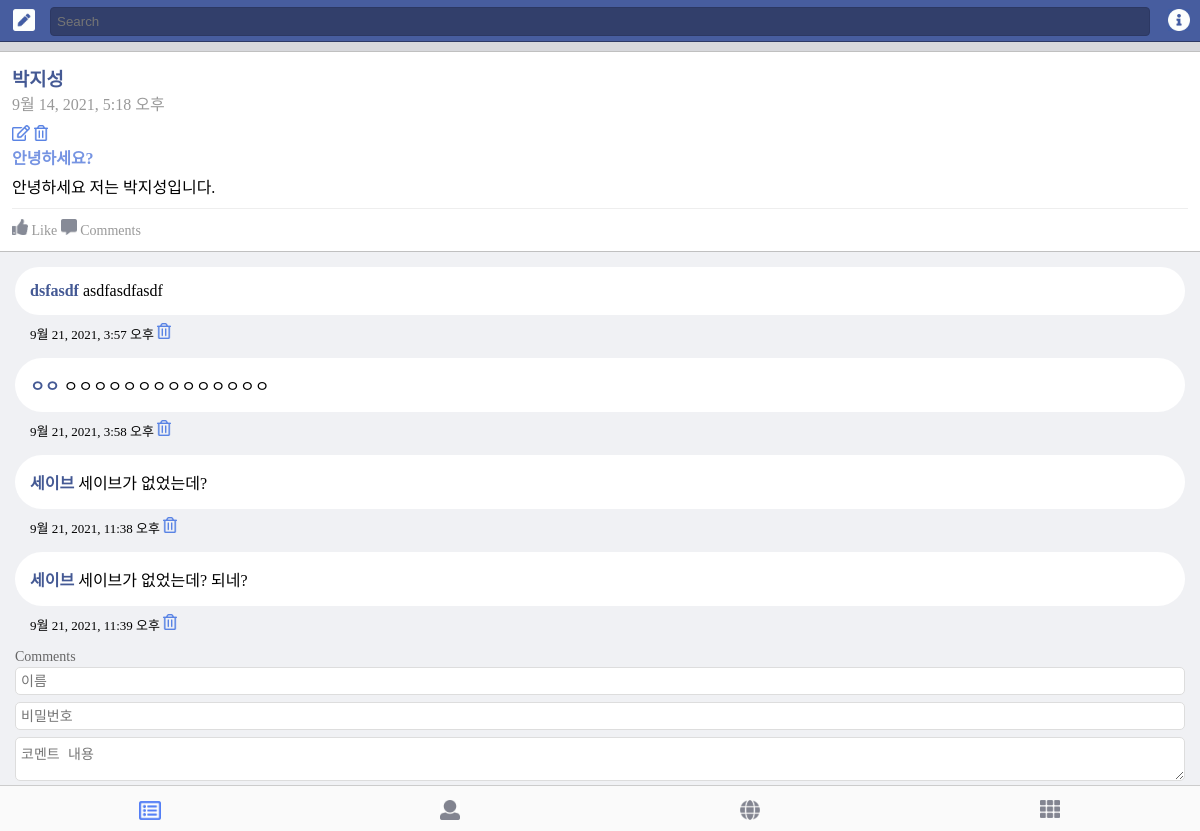
/feed/1/, run on the app's committed database.
### facebook/models.py (models this page shows, shortened)
class Article(models.Model):
    author = models.CharField(max_length=120)
    title = models.CharField(max_length=120)
    text = models.TextField()
    password = models.CharField(max_length=120)
    created_at = models.DateTimeField(auto_now_add=True)

class Comment(models.Model):
    article = models.ForeignKey(
        Article, on_delete=models.CASCADE, related_name='comments')
    author = models.CharField(max_length=120)
    text = models.TextField()
    password = models.CharField(max_length=120)
    created_at = models.DateTimeField(auto_now_add=True)

### facebook/views.py (the view, shortened to what this page needs)
# urls.py: path('feed/<pk>/', detail_feed),
def detail_feed(request, pk):
    article = Article.objects.get(pk=pk)
    return render(request, 'detail_feed.html', {'feed': article})

### facebook/templates/detail_feed.html (shortened to what this page needs)
<html>
<head>
</head>
<body>
    <div class="header">
        <div class="btn1"><a href="/new"><img src="/static/ic_pencil.jpg" width="22px" style="margin: 9px 0 0 13px"></a>
        </div>
        <div class="search">
            <input type="text" class="searchbar" placeholder="Search">
        </div>
        <div class="btn2"><img src="/static/ic_info.jpg" width="22px" style="margin: 9px 0 0 13px"></div>
    </div>
    <div class="container">
        <div class="feed">
            <h3 class="name">{{ feed.author }}</h3>
            <div class="date">{{ feed.created_at }}</div>
            <div><a href="/feed/{{ feed.pk }}/edit"><img src="/static/ic_edit.png" height="16px"></a> <a
                    href="/feed/{{ feed.pk }}/remove"><img src="/static/ic_delete.png" height="16px"></a></div>
            <a class="title">{{ feed.title }}</a>
            <p class="content">{{ feed.text }}</p>
            <div class="accessory">
                <img src="/static/ic_like.jpg" width="16px"> Like
                <a class="comments"><img src="/static/ic_comment.jpg" width="16px"> Comments</a>
            </div>
        </div>
    </div>
    <div class="comment_list">
        {% for comment in feed.comments.all %}
        <div class="comment"><span class="name">{{ comment.author }}</span> {{comment.text }}</div>
        <div class="comment_date">{{ comment.created_at }} <a href="코멘트삭제주소"><img src="/static/ic_delete.png"
                    height="16px"></a></div>
        {% endfor %}
        <div class="form-wrapper">
            <span class="help">Comments</span>
            <form action="" method="POST">
                <input type="text" name="author" placeholder="이름"><br>
                <input type="password" name="password" placeholder="비밀번호"><br>
                <textarea name="text" placeholder="코멘트 내용"></textarea>
                <button type="submit">등록</button>
            </form>
        </div>
    </div>
    <div class="footer">
        <div class="tab1"><img src="/static/ic_feed.jpg" width="22px" style="margin-top: 15px"></div>
        <div class="tab2"><img src="/static/ic_person.jpg" width="20px" style="margin-top: 14px"></div>
        <div class="tab3"><img src="/static/ic_globe.jpg" width="20px" style="margin-top: 14px"></div>
        <div class="tab3"><img src="/static/ic_etc.jpg" width="20px" style="margin-top: 14px"></div>
    </div>
</body>
</html>

### facebook/templates/detail_feed.html (style rules this page uses)
body { background-color: #d7d8dc; }
* { box-sizing: border-box; margin: 0; padding: 0; }
.header { background-color: #475d9f; color: #fff; height: 42px; border-bottom: 1px solid #2c3863; position: fixed; top: 0; left: 0; right: 0; }
.btn1 { position: absolute; left: 0px; }
.search { position: absolute; left: 50px; right: 50px; }
.searchbar { border: 1px solid #2c3863; background-color: #323f6b; width: 100%; border-radius: 4px; padding: 6px; margin-top: 7px; color: #ffffff; }
.btn2 { position: absolute; right: 10px; }
.container { background-color: #d7d8dc; padding-top: 44px; }
.footer { position: fixed; bottom: 0; left: 0; right: 0; border-top: 1px solid #cccccc; background-color: #fafafa; height: 46px; text-align: center; }
.tab1 { float: left; width: 25%; }
.tab2 { float: left; width: 25%; }
.tab3 { float: left; width: 25%; }
.date { color: #999; margin-bottom: 10px; }
.title { color: #6184dddd; font-weight: 600; }
.content { margin-top: 5px; }
.accessory { border-top: 1px solid #eee; padding-top: 10px; margin-top: 10px; color: #999; font-size: 14px; }
.feed { background-color: #ffffff; border-top: 1px solid #c0c0c0; border-bottom: 1px solid #c0c0c0; margin: 7px 0 0 0; padding: 12px; }
a { color: inherit; text-decoration: none; }
.comment_list { background-color: #f0f1f4; border-bottom: 1px solid #bcbdc3; padding-top: 0.1px; }
.comment { background-color: #fff; border-radius: 30px; margin: 15px; padding: 15px; margin-bottom: 0; }
.comment_date { margin: 0 15px; padding: 8px 15px; padding-bottom: 0px; font-size: 13px; }
.name { font-weight: bold; color: #445994; }
.form-wrapper { padding: 15px; }
.form-wrapper input, .form-wrapper textarea { border: 1px solid #ddd; width: 100%; padding: 5px; font-size: 14px; box-sizing: border-box; border-radius: 5px; margin-top: 2px; margin-bottom: 5px; }
button { border: 1px solid #405ea3; background-color: #4967ad; color: #fff; font-weight: 500; font-size: 15px; padding: 3px 16px; border-radius: 2px; }
.help { font-size: 14px; color: #666; }

### data on the page
Article: author "박지성", created_at "9월 14, 2021, 5:18 오후", title "안녕하세요?", text "안녕하세요 저는 박지성입니다."
Comment: author "dsfasdf", text "asdfasdfasdf", created_at "9월 21, 2021, 3:57 오후"
Comment: author "ㅇㅇ", text "ㅇㅇㅇㅇㅇㅇㅇㅇㅇㅇㅇㅇㅇㅇ", created_at "9월 21, 2021, 3:58 오후"
Comment: author "세이브", text "세이브가 없었는데?", created_at "9월 21, 2021, 11:38 오후"
Comment: author "세이브", text "세이브가 없었는데? 되네?", created_at "9월 21, 2021, 11:39 오후"
